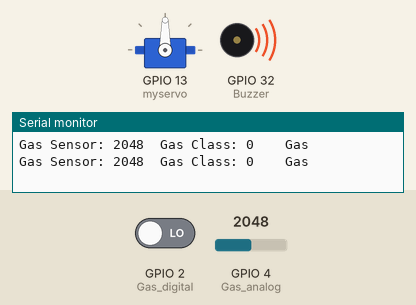
This sketch was run on a simulated ESP32. On the bench: servo, buzzer (waves = sounding, pin HIGH), the last lines printed to the serial monitor. The test bench sets the inputs (shaded band); at power-on: GPIO 4 (Gas_analog) = 2048, GPIO 2 (Gas_digital) LOW.

Above: at 1.9 s.
2.0 s: GPIO 4 (Gas_analog) set to 1840
6.2 s: GPIO 4 (Gas_analog) set to 1778
At 7.6 s:
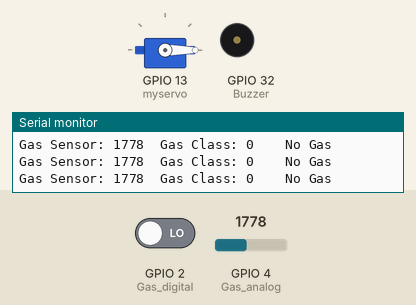
8.1 s: GPIO 4 (Gas_analog) set to 1845
At 8.9 s:
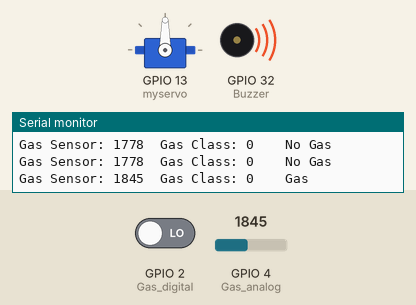
12.3 s: GPIO 4 (Gas_analog) set to 1765
At 12.45 s:
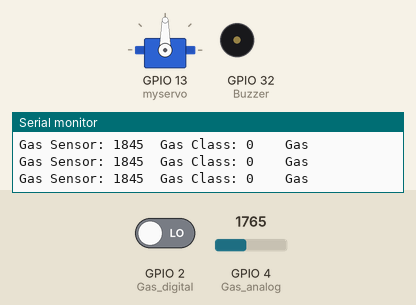
Timing chart, 0 to 15.0 s (numbered marks = the images above; inputs shaded):
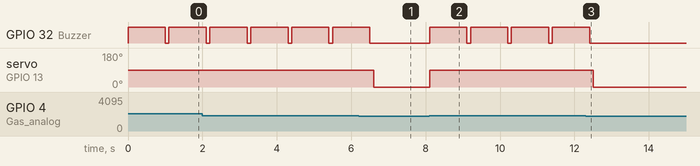

Measured:
- the behaviour switches between 1806 and 1805 on GPIO 4 (Gas_analog) (found by bisection; images 0 and 1)
- after the input at 6.2 s, GPIO 32 (Buzzer): goes on until 6.5 s, then stays LOW; servo on GPIO 13 (myservo): 90° → 0° after 0.40 s
- after the input at 8.1 s, GPIO 32 (Buzzer): alternates HIGH for 1.0 s and LOW for 0.10 s, starting at once; servo on GPIO 13 (myservo): 0° → 90° at once
- after the input at 12.3 s, GPIO 32 (Buzzer): goes on until 12.4 s, then stays LOW; servo on GPIO 13 (myservo): 90° → 0° after 0.21 s
- by itself, GPIO 32 (Buzzer): alternates HIGH for 1.0 s and LOW for 0.10 s

The sketch:

nish2.ino
```cpp
#include <ESP32Servo.h>
#if defined(ARDUINO_ESP32S2_DEV)
int servoPin = 17;
#else
int servoPin = 18;
#endif


//int Buzzer = 6;        // used for Arduino
//int Gas_analog = A0;    // used for Arduino
//int Gas_digital = 7;   // used for Arduino

//int Buzzer = D2;        // used for ESP8266
//int Gas_analog = A0;    // used for ESP8266
//int Gas_digital = D1;   // used for ESP8266

int Buzzer = 32;        // used for ESP32
int Gas_analog = 4;    // used for ESP32
int Gas_digital = 2;   // used for ESP32
Servo myservo;
void setup() {
  ESP32PWM::allocateTimer(0);
  ESP32PWM::allocateTimer(1);
  ESP32PWM::allocateTimer(2);
  ESP32PWM::allocateTimer(3);
  myservo.setPeriodHertz(50);    // standard 50 hz servo
  myservo.attach(servoPin, 1000, 2000);

  Serial.begin(115200);
  pinMode(Buzzer, OUTPUT);
  pinMode(Gas_digital, INPUT);
  myservo.attach(13);
  myservo.write(0);
}

void loop() {
  int gassensorAnalog = analogRead(Gas_analog);
  int gassensorDigital = digitalRead(Gas_digital);

  Serial.print("Gas Sensor: ");
  Serial.print(gassensorAnalog);
  Serial.print("\t");
  Serial.print("Gas Class: ");
  Serial.print(gassensorDigital);
  Serial.print("\t");
  Serial.print("\t");

  if (gassensorAnalog > 1805) {
    Serial.println("Gas");
    myservo.write(90);
    digitalWrite (Buzzer, HIGH) ; //send tone
    delay(1000);
    digitalWrite (Buzzer, LOW) ;  //no tone
  }
  else {
    Serial.println("No Gas");
    myservo.write(0);
  }
  delay(100);
}
```
